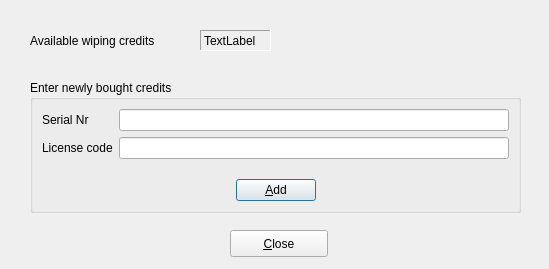
<?xml version="1.0" encoding="UTF-8"?>
<ui version="4.0">
 <class>CreditsDlg</class>
 <widget class="QDialog" name="CreditsDlg">
  <property name="geometry">
   <rect>
    <x>0</x>
    <y>0</y>
    <width>549</width>
    <height>269</height>
   </rect>
  </property>
  <property name="windowTitle">
   <string>Wiping credits</string>
  </property>
  <widget class="QLabel" name="label">
   <property name="geometry">
    <rect>
     <x>30</x>
     <y>20</y>
     <z>10</z>
     <width>161</width>
     <height>41</height>
    </rect>
   </property>
   <property name="text">
    <string>Available wiping credits</string>
   </property>
  </widget>
  <widget class="QLabel" name="ui_NrWipes">
   <property name="geometry">
    <rect>
     <x>200</x>
     <y>30</y>
     <z>20</z>
     <width>71</width>
     <height>21</height>
    </rect>
   </property>
   <property name="frameShape">
    <enum>QFrame::Panel</enum>
   </property>
   <property name="frameShadow">
    <enum>QFrame::Sunken</enum>
   </property>
   <property name="text">
    <string>TextLabel</string>
   </property>
  </widget>
  <widget class="QGroupBox" name="groupBox">
   <property name="geometry">
    <rect>
     <x>30</x>
     <y>80</y>
     <width>491</width>
     <height>133</height>
    </rect>
   </property>
   <property name="title">
    <string>Enter newly bought credits</string>
   </property>
   <layout class="QVBoxLayout" name="verticalLayout">
    <item>
     <layout class="QFormLayout" name="formLayout">
      <item row="0" column="0">
       <widget class="QLabel" name="label_3">
        <property name="text">
         <string>Serial Nr</string>
        </property>
       </widget>
      </item>
      <item row="0" column="1">
       <widget class="QLineEdit" name="ui_UserName">
        <property name="focusPolicy">
         <enum>Qt::NoFocus</enum>
        </property>
        <property name="readOnly">
         <bool>true</bool>
        </property>
       </widget>
      </item>
      <item row="1" column="0">
       <widget class="QLabel" name="label_4">
        <property name="text">
         <string>License code</string>
        </property>
       </widget>
      </item>
      <item row="1" column="1">
       <widget class="QLineEdit" name="ui_LicCode"/>
      </item>
     </layout>
    </item>
    <item>
     <layout class="QHBoxLayout" name="horizontalLayout_3">
      <item>
       <spacer name="horizontalSpacer">
        <property name="orientation">
         <enum>Qt::Horizontal</enum>
        </property>
        <property name="sizeHint" stdset="0">
         <size>
          <width>40</width>
          <height>20</height>
         </size>
        </property>
       </spacer>
      </item>
      <item>
       <widget class="QPushButton" name="add">
        <property name="text">
         <string>&amp;Add</string>
        </property>
       </widget>
      </item>
      <item>
       <spacer name="horizontalSpacer_2">
        <property name="orientation">
         <enum>Qt::Horizontal</enum>
        </property>
        <property name="sizeHint" stdset="0">
         <size>
          <width>40</width>
          <height>20</height>
         </size>
        </property>
       </spacer>
      </item>
     </layout>
    </item>
   </layout>
  </widget>
  <widget class="QPushButton" name="close">
   <property name="geometry">
    <rect>
     <x>230</x>
     <y>230</y>
     <width>98</width>
     <height>27</height>
    </rect>
   </property>
   <property name="text">
    <string>&amp;Close</string>
   </property>
  </widget>
 </widget>
 <resources/>
 <connections/>
</ui>
